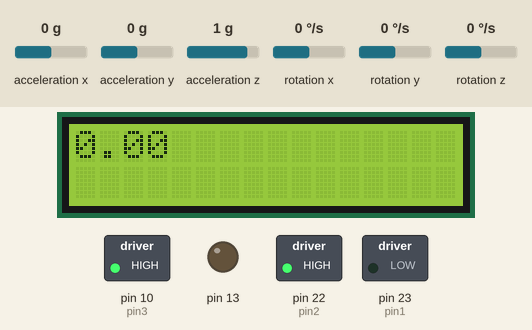
Simulated run of this sketch. Board: Arduino Mega 2560, built with avr-gcc and run on an emulated ATmega2560. Shown: 16×2 character LCD, switched loads named in the sketch (green lamp = pin HIGH), output pins drawn as LEDs (lit = HIGH). Wiring (inferred from the names in the program): MPU-6050 motion sensor at I2C address 0x68. Inputs (shaded band) come from the test bench; at power-on: acceleration x 0 g, rotation y 0 °/s, acceleration z 1 g, acceleration y 0 g, rotation x 0 °/s, rotation z 0 °/s. What the sketch prints to the serial monitor is not drawn.

Above: at 1.3 s.
1.4 s: acceleration x set to 0.8 g
At 3.02 s:
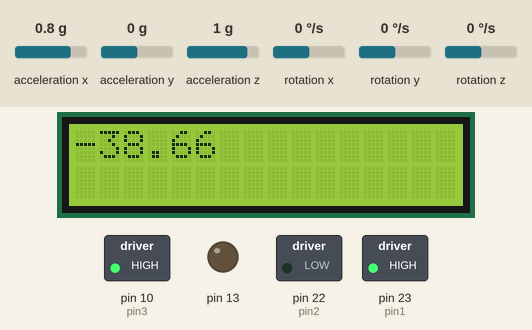
3.1 s: rotation y set to 192 °/s
At 5.0 s:
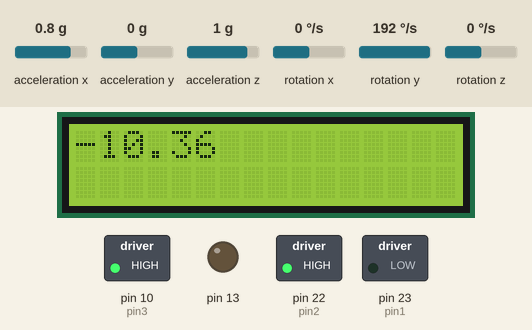
5.2 s: acceleration z set to 0.8 g
At 5.67 s:
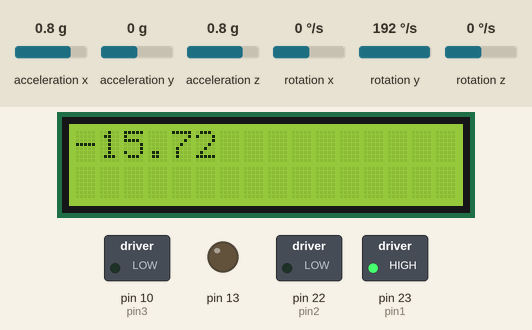
7.9 s: acceleration z set to 1.4 g
At 9.16 s:
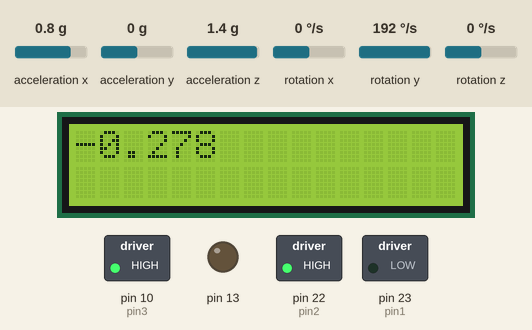
9.4 s: acceleration x set to 1.4 g
At 9.92 s:
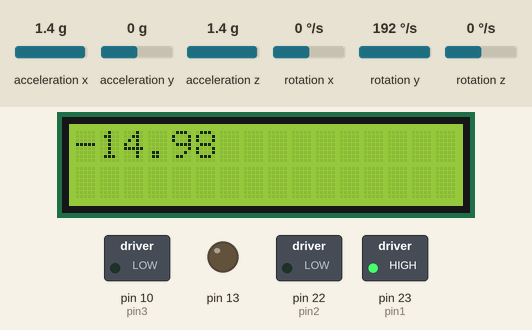
11.2 s: acceleration x set to -1.4 g
At 13.5 s:
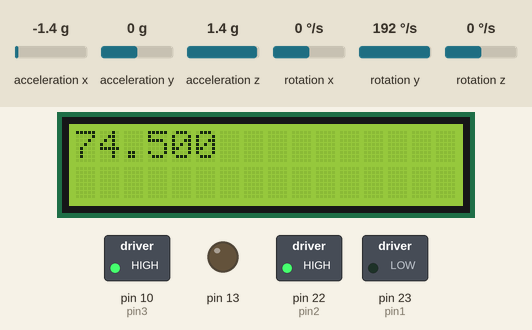
Timing chart, 0 to 13.7 s (numbered marks = the images above; inputs shaded):
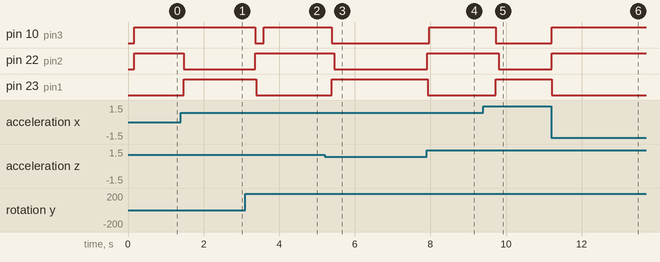

The sketch:

MOTOR_MPU.ino
```cpp
#include<Wire.h>
#include <LiquidCrystal.h>
const int MPU_addr=0x68;
double AcX,AcY,AcZ,Tmp,GyX,GyY,GyZ; //These will be the raw data from the MPU6050.
uint32_t timer; //it's a timer, saved as a big-ass unsigned int.  We use it to save times from the "micros()" command and subtract the present time in microseconds from the time stored in timer to calculate the time for each loop.
double compAngleX, compAngleY; //These are the angles in the complementary filter
#define degconvert 57.2957786 //there are like 57 degrees in a radian.
int min_angle;
int max_angle;

int pin1 = 23;
int pin2 = 22;
int pin3 = 10;
int now = 0;
int current = 0;
double dt;
int present,past;
double kp = 70;
double ki = 0;
double kd = 0;
int ps3button = 3;
int pole;
double errorsum = 0;
double preverror = 0;
double error = 0;
int count = 0;


// initialize the library with the numbers of the interface pins
LiquidCrystal lcd(12, 11, 5, 4, 3, 2);

void setup() {
  lcd.begin(16, 2);
  Wire.begin();
  #if ARDUINO >= 157
  Wire.setClock(400000UL); // Set I2C frequency to 400kHz
  #else
    TWBR = ((F_CPU / 400000UL) - 16) / 2; // Set I2C frequency to 400kHz
  #endif


  Wire.beginTransmission(MPU_addr);
  Wire.write(0x6B);  // PWR_MGMT_1 register
  Wire.write(0);     // set to zero (wakes up the MPU-6050)
  Wire.endTransmission(true);
  Serial.begin(115200);
  delay(100);

  Wire.beginTransmission(MPU_addr);
  Wire.write(0x3B);  // starting with register 0x3B (ACCEL_XOUT_H)
  Wire.endTransmission(false);
  Wire.requestFrom(MPU_addr,14,true);  // request a total of 14 registers
  AcX=Wire.read()<<8|Wire.read();  // 0x3B (ACCEL_XOUT_H) & 0x3C (ACCEL_XOUT_L)
  AcY=Wire.read()<<8|Wire.read();  // 0x3D (ACCEL_YOUT_H) & 0x3E (ACCEL_YOUT_L)
  AcZ=Wire.read()<<8|Wire.read();  // 0x3F (ACCEL_ZOUT_H) & 0x40 (ACCEL_ZOUT_L)
  Tmp=Wire.read()<<8|Wire.read();  // 0x41 (TEMP_OUT_H) & 0x42 (TEMP_OUT_L)
  GyX=Wire.read()<<8|Wire.read();  // 0x43 (GYRO_XOUT_H) & 0x44 (GYRO_XOUT_L)
  GyY=Wire.read()<<8|Wire.read();  // 0x45 (GYRO_YOUT_H) & 0x46 (GYRO_YOUT_L)
  GyZ=Wire.read()<<8|Wire.read();  // 0x47 (GYRO_ZOUT_H) & 0x48 (GYRO_ZOUT_L)

  double pitch = atan2(-AcX, AcZ)*degconvert;
  double gyroYangle = pitch;
  compAngleY = pitch;


  //start a timer
  timer=micros();
  pinMode(23,OUTPUT);
  pinMode(22,OUTPUT);
  pinMode(13,OUTPUT);
  past = millis();

}

void loop() {

  count++;
  get_angle();
  lcd.setCursor(0, 0);
  if (count == 40)
  {
    lcd.print(compAngleY);
    count = 0;
  }
}


void get_angle()
{
  Wire.beginTransmission(MPU_addr);
  Wire.write(0x3B);  // starting with register 0x3B (ACCEL_XOUT_H)
  Wire.endTransmission(false);
  Wire.requestFrom(MPU_addr,14,true);  // request a total of 14 registers
  AcX=Wire.read()<<8|Wire.read();  // 0x3B (ACCEL_XOUT_H) & 0x3C (ACCEL_XOUT_L)
  AcY=Wire.read()<<8|Wire.read();  // 0x3D (ACCEL_YOUT_H) & 0x3E (ACCEL_YOUT_L)
  AcZ=Wire.read()<<8|Wire.read();  // 0x3F (ACCEL_ZOUT_H) & 0x40 (ACCEL_ZOUT_L)
  Tmp=Wire.read()<<8|Wire.read();  // 0x41 (TEMP_OUT_H) & 0x42 (TEMP_OUT_L)
  GyX=Wire.read()<<8|Wire.read();  // 0x43 (GYRO_XOUT_H) & 0x44 (GYRO_XOUT_L)
  GyY=Wire.read()<<8|Wire.read();  // 0x45 (GYRO_YOUT_H) & 0x46 (GYRO_YOUT_L)
  GyZ=Wire.read()<<8|Wire.read();  // 0x47 (GYRO_ZOUT_H) & 0x48 (GYRO_ZOUT_L)

  double dt = (double)(micros() - timer) / 1000000; //This line does three things: 1) stops the timer, 2)converts the timer's output to seconds from microseconds, 3)casts the value as a double saved to "dt".
  timer = micros(); //start the timer again so that we can calculate the next dt.

  double pitch = atan2(-AcX, AcZ)*degconvert;
  double gyroYrate = GyY/131.0;
  compAngleY = 0.99 * (compAngleY + gyroYrate * dt) + 0.01 * pitch;

  float polevalue = -pole_value();
  error = polevalue - compAngleY ;
  Serial.println(error);
  errorsum = errorsum + preverror;
  present = millis();
  dt = (present - past)*0.001;
  error = ((kp*error) + (ki*(error+errorsum)) + ((kd*(error - preverror))/dt));
  error=constrain(error,-255,255);


  past = present;
  preverror = error;
  motor_write(int(error));
}

int pole_value()
{
  //if (Serial.available())
    //ps3button = Serial.parseInt();

  if (ps3button == 1)
    pole = 5;
  else if (ps3button == 2)
    pole = 10;
  else if (ps3button == 3)
    pole = 15;
  else if (ps3button == 4)
    pole = 20;
  else if (ps3button == 5)
    pole = 25;

    return pole;
}

 void motor_write(int pwm)
{
  if(pwm > 25)
  {
    digitalWrite(pin1,HIGH);
    digitalWrite(pin2,LOW);
    analogWrite(pin3,pwm);
  }
  else if(pwm < (-25))
  {
    digitalWrite(pin1,LOW);
    digitalWrite(pin2,HIGH);
    analogWrite(pin3,(-pwm));
  }
  else
  {
    digitalWrite(pin1,HIGH);
    digitalWrite(pin2,HIGH);
    analogWrite(pin3,0);
  }
}
```

Measured:
- after the input at 1.4 s, pin 22 (pin2): HIGH → LOW after 0.08 s; pin 23 (pin1): LOW → HIGH after 0.07 s; the display: first changes at once (image 1 shows a later state)
- after the input at 3.1 s, pin 10 (pin3): HIGH → LOW after 0.26 s, → HIGH 0.22 s later; pin 22 (pin2): LOW → HIGH after 0.26 s; pin 23 (pin1): HIGH → LOW after 0.29 s; the display: first changes after 0.05 s (image 2 shows a later state)
- after the input at 5.2 s, pin 10 (pin3): HIGH → LOW after 0.18 s; pin 22 (pin2): HIGH → LOW after 0.25 s; pin 23 (pin1): LOW → HIGH after 0.18 s; the display: changes after 0.33 s (image 3)
- after the input at 7.9 s, pin 10 (pin3): LOW → HIGH after 0.07 s; pin 22 (pin2): LOW → HIGH at once; pin 23 (pin1): HIGH → LOW at once; the display: first changes at once (image 4 shows a later state)
- after the input at 9.4 s, pin 10 (pin3): HIGH → LOW after 0.33 s; pin 22 (pin2): HIGH → LOW after 0.40 s; pin 23 (pin1): LOW → HIGH after 0.33 s; the display: first changes after 0.05 s (image 5 shows a later state)
- after the input at 11.2 s, pin 10 (pin3), pin 22 (pin2): LOW → HIGH at once; pin 23 (pin1): HIGH → LOW at once; the display: first changes at once (image 6 shows a later state)
